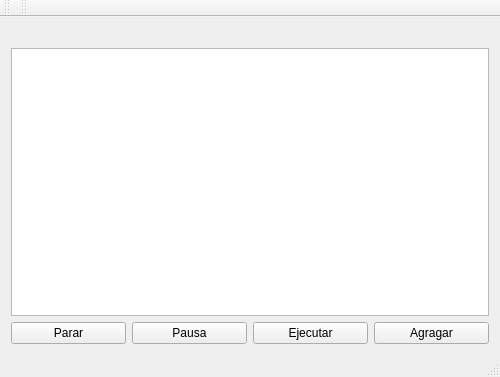
<?xml version="1.0" encoding="UTF-8"?>
<ui version="4.0">
 <class>MainWindow</class>
 <widget class="QMainWindow" name="MainWindow">
  <property name="geometry">
   <rect>
    <x>0</x>
    <y>0</y>
    <width>500</width>
    <height>377</height>
   </rect>
  </property>
  <property name="windowTitle">
   <string>MainWindow</string>
  </property>
  <widget class="QWidget" name="centralWidget">
   <layout class="QVBoxLayout" name="verticalLayout_3">
    <item>
     <widget class="QLabel" name="messages">
      <property name="text">
       <string/>
      </property>
     </widget>
    </item>
    <item>
     <widget class="QListWidget" name="playlist"/>
    </item>
    <item>
     <layout class="QHBoxLayout" name="horizontalLayout">
      <item>
       <widget class="QPushButton" name="stop">
        <property name="text">
         <string>Parar</string>
        </property>
       </widget>
      </item>
      <item>
       <widget class="QPushButton" name="pause">
        <property name="text">
         <string>Pausa</string>
        </property>
       </widget>
      </item>
      <item>
       <widget class="QPushButton" name="play">
        <property name="text">
         <string>Ejecutar</string>
        </property>
       </widget>
      </item>
      <item>
       <widget class="QPushButton" name="add">
        <property name="text">
         <string>Agragar</string>
        </property>
       </widget>
      </item>
     </layout>
    </item>
   </layout>
  </widget>
  <widget class="QMenuBar" name="menuBar">
   <property name="geometry">
    <rect>
     <x>0</x>
     <y>0</y>
     <width>500</width>
     <height>20</height>
    </rect>
   </property>
  </widget>
  <widget class="QToolBar" name="mainToolBar">
   <attribute name="toolBarArea">
    <enum>TopToolBarArea</enum>
   </attribute>
   <attribute name="toolBarBreak">
    <bool>false</bool>
   </attribute>
  </widget>
  <widget class="QStatusBar" name="statusBar"/>
  <widget class="QToolBar" name="toolBar">
   <property name="windowTitle">
    <string>toolBar</string>
   </property>
   <attribute name="toolBarArea">
    <enum>TopToolBarArea</enum>
   </attribute>
   <attribute name="toolBarBreak">
    <bool>false</bool>
   </attribute>
  </widget>
 </widget>
 <layoutdefault spacing="6" margin="11"/>
 <resources/>
 <connections/>
</ui>
